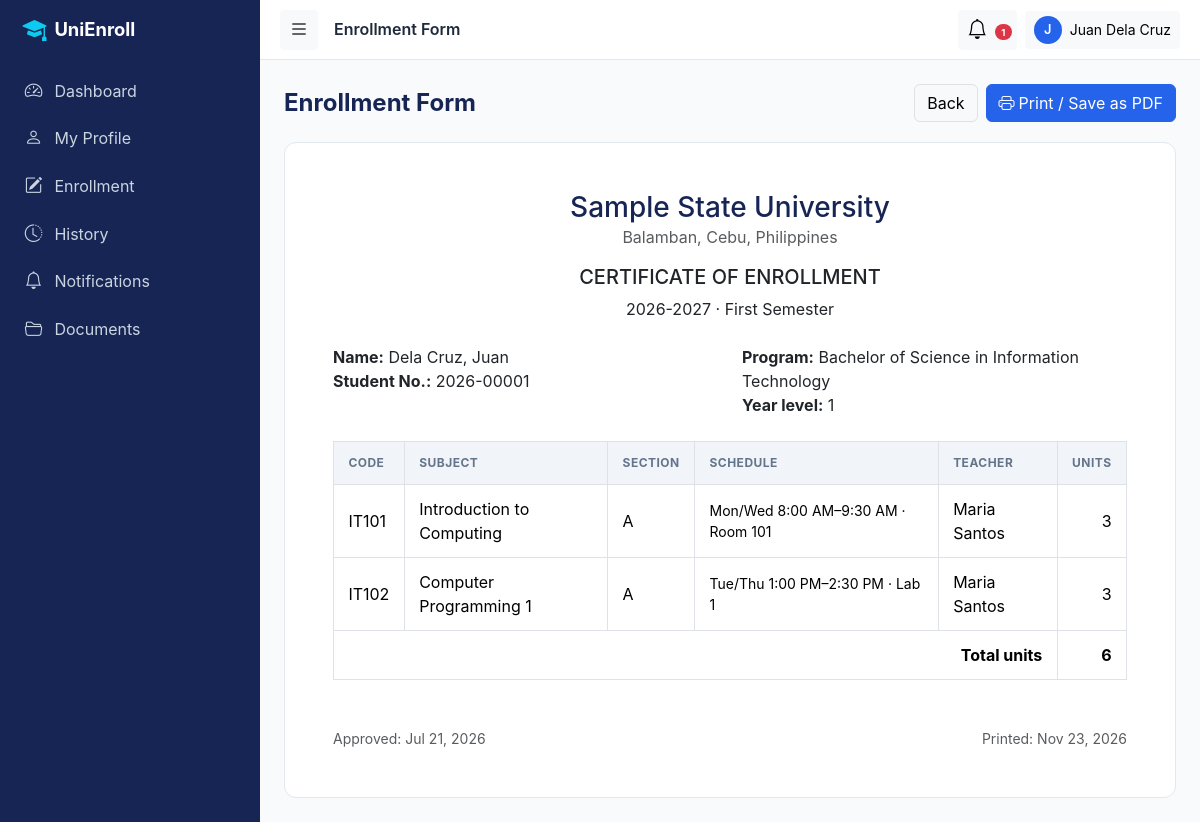
/student/enrollment-form.php?id=1 (signed in), run on the app's committed database.
### tables this page shows
CREATE TABLE enrollments (
  id           INT UNSIGNED AUTO_INCREMENT PRIMARY KEY,
  student_id   INT UNSIGNED NOT NULL,
  semester_id  INT UNSIGNED NOT NULL,
  status       ENUM('draft','pending','approved','rejected','cancelled') NOT NULL DEFAULT 'draft',
  total_units  TINYINT UNSIGNED NOT NULL DEFAULT 0,
  submitted_at DATETIME NULL,
  reviewed_by  INT UNSIGNED NULL,                       
  reviewed_at  DATETIME NULL,
  remarks      TEXT NULL,
  created_at   TIMESTAMP NOT NULL DEFAULT CURRENT_TIMESTAMP,
  updated_at   TIMESTAMP NOT NULL DEFAULT CURRENT_TIMESTAMP ON UPDATE CURRENT_TIMESTAMP,
  UNIQUE KEY uq_enrollments_student_sem (student_id, semester_id),
  KEY idx_enrollments_status (status),
  KEY idx_enrollments_semester (semester_id),
  CONSTRAINT fk_enrollments_student FOREIGN KEY (student_id)
    REFERENCES students(id) ON UPDATE CASCADE ON DELETE CASCADE,
  CONSTRAINT fk_enrollments_semester FOREIGN KEY (semester_id)
    REFERENCES semesters(id) ON UPDATE CASCADE ON DELETE RESTRICT,
  CONSTRAINT fk_enrollments_reviewer FOREIGN KEY (reviewed_by)
    REFERENCES users(id) ON UPDATE CASCADE ON DELETE SET NULL
);

CREATE TABLE academic_years (
  id         INT UNSIGNED AUTO_INCREMENT PRIMARY KEY,
  name       VARCHAR(20) NOT NULL,                     
  start_date DATE NOT NULL,
  end_date   DATE NOT NULL,
  is_active  TINYINT(1) NOT NULL DEFAULT 0,
  created_at TIMESTAMP NOT NULL DEFAULT CURRENT_TIMESTAMP,
  updated_at TIMESTAMP NOT NULL DEFAULT CURRENT_TIMESTAMP ON UPDATE CURRENT_TIMESTAMP,
  UNIQUE KEY uq_academic_years_name (name),
  CONSTRAINT chk_ay_dates CHECK (end_date > start_date)
);

CREATE TABLE semesters (
  id                INT UNSIGNED AUTO_INCREMENT PRIMARY KEY,
  academic_year_id  INT UNSIGNED NOT NULL,
  semester_no       TINYINT UNSIGNED NOT NULL,         
  name              VARCHAR(50) NOT NULL,
  start_date        DATE NOT NULL,
  end_date          DATE NOT NULL,
  enrollment_start  DATE NULL,
  enrollment_end    DATE NULL,
  max_units         TINYINT UNSIGNED NOT NULL DEFAULT 24,
  is_active         TINYINT(1) NOT NULL DEFAULT 0,
  created_at        TIMESTAMP NOT NULL DEFAULT CURRENT_TIMESTAMP,
  updated_at        TIMESTAMP NOT NULL DEFAULT CURRENT_TIMESTAMP ON UPDATE CURRENT_TIMESTAMP,
  UNIQUE KEY uq_semesters_ay_no (academic_year_id, semester_no),
  KEY idx_semesters_active (is_active),
  CONSTRAINT fk_semesters_ay FOREIGN KEY (academic_year_id)
    REFERENCES academic_years(id) ON UPDATE CASCADE ON DELETE CASCADE
);

CREATE TABLE students (
  id              INT UNSIGNED AUTO_INCREMENT PRIMARY KEY,
  user_id         INT UNSIGNED NOT NULL,
  student_no      VARCHAR(20)  NOT NULL,               
  first_name      VARCHAR(60)  NOT NULL,
  middle_name     VARCHAR(60)  NULL,
  last_name       VARCHAR(60)  NOT NULL,
  gender          ENUM('male','female','other') NULL,
  birth_date      DATE NULL,
  phone           VARCHAR(30)  NULL,
  address         VARCHAR(255) NULL,
  program_id      INT UNSIGNED NOT NULL,
  year_level      TINYINT UNSIGNED NOT NULL DEFAULT 1,
  profile_picture VARCHAR(255) NULL,
  status          ENUM('active','inactive','graduated') NOT NULL DEFAULT 'active',
  created_at      TIMESTAMP NOT NULL DEFAULT CURRENT_TIMESTAMP,
  updated_at      TIMESTAMP NOT NULL DEFAULT CURRENT_TIMESTAMP ON UPDATE CURRENT_TIMESTAMP,
  UNIQUE KEY uq_students_user (user_id),
  UNIQUE KEY uq_students_no (student_no),
  KEY idx_students_name (last_name, first_name),
  KEY idx_students_program_year (program_id, year_level),
  CONSTRAINT fk_students_user FOREIGN KEY (user_id)
    REFERENCES users(id) ON UPDATE CASCADE ON DELETE CASCADE,
  CONSTRAINT fk_students_program FOREIGN KEY (program_id)
    REFERENCES programs(id) ON UPDATE CASCADE ON DELETE RESTRICT
);

CREATE TABLE programs (
  id            INT UNSIGNED AUTO_INCREMENT PRIMARY KEY,
  department_id INT UNSIGNED NOT NULL,
  code          VARCHAR(20)  NOT NULL,
  name          VARCHAR(150) NOT NULL,
  duration_years TINYINT UNSIGNED NOT NULL DEFAULT 4,    
  description   TEXT NULL,
  status        ENUM('active','inactive') NOT NULL DEFAULT 'active',
  created_at    TIMESTAMP NOT NULL DEFAULT CURRENT_TIMESTAMP,
  updated_at    TIMESTAMP NOT NULL DEFAULT CURRENT_TIMESTAMP ON UPDATE CURRENT_TIMESTAMP,
  UNIQUE KEY uq_programs_code (code),
  KEY idx_programs_department (department_id),
  CONSTRAINT fk_programs_department FOREIGN KEY (department_id)
    REFERENCES departments(id) ON UPDATE CASCADE ON DELETE RESTRICT
);

CREATE TABLE enrollment_details (
  id            INT UNSIGNED AUTO_INCREMENT PRIMARY KEY,
  enrollment_id INT UNSIGNED NOT NULL,
  subject_id    INT UNSIGNED NOT NULL,
  units         TINYINT UNSIGNED NOT NULL,              
  result        ENUM('enrolled','passed','failed','dropped') NOT NULL DEFAULT 'enrolled',
  grade         DECIMAL(4,2) NULL,
  created_at    TIMESTAMP NOT NULL DEFAULT CURRENT_TIMESTAMP,
  UNIQUE KEY uq_details_enrollment_subject (enrollment_id, subject_id),
  KEY idx_details_subject (subject_id),
  CONSTRAINT fk_details_enrollment FOREIGN KEY (enrollment_id)
    REFERENCES enrollments(id) ON UPDATE CASCADE ON DELETE CASCADE,
  CONSTRAINT fk_details_subject FOREIGN KEY (subject_id)
    REFERENCES subjects(id) ON UPDATE CASCADE ON DELETE RESTRICT
);

CREATE TABLE courses (
  id          INT UNSIGNED AUTO_INCREMENT PRIMARY KEY,
  program_id  INT UNSIGNED NULL,                       
  code        VARCHAR(20)  NOT NULL,
  title       VARCHAR(150) NOT NULL,
  description TEXT NULL,
  units       TINYINT UNSIGNED NOT NULL DEFAULT 3,
  year_level  TINYINT UNSIGNED NULL,
  status      ENUM('available','unavailable') NOT NULL DEFAULT 'available',
  created_at  TIMESTAMP NOT NULL DEFAULT CURRENT_TIMESTAMP,
  updated_at  TIMESTAMP NOT NULL DEFAULT CURRENT_TIMESTAMP ON UPDATE CURRENT_TIMESTAMP,
  UNIQUE KEY uq_courses_code (code),
  KEY idx_courses_program (program_id),
  CONSTRAINT fk_courses_program FOREIGN KEY (program_id)
    REFERENCES programs(id) ON UPDATE CASCADE ON DELETE SET NULL
);

CREATE TABLE subjects (
  id           INT UNSIGNED AUTO_INCREMENT PRIMARY KEY,
  course_id    INT UNSIGNED NOT NULL,
  semester_id  INT UNSIGNED NOT NULL,
  teacher_id   INT UNSIGNED NULL,
  section      VARCHAR(20) NOT NULL DEFAULT 'A',
  max_students SMALLINT UNSIGNED NOT NULL DEFAULT 40,
  status       ENUM('open','closed') NOT NULL DEFAULT 'open',
  created_at   TIMESTAMP NOT NULL DEFAULT CURRENT_TIMESTAMP,
  updated_at   TIMESTAMP NOT NULL DEFAULT CURRENT_TIMESTAMP ON UPDATE CURRENT_TIMESTAMP,
  UNIQUE KEY uq_subjects_offering (course_id, semester_id, section),
  KEY idx_subjects_semester (semester_id),
  KEY idx_subjects_teacher (teacher_id),
  CONSTRAINT fk_subjects_course FOREIGN KEY (course_id)
    REFERENCES courses(id) ON UPDATE CASCADE ON DELETE RESTRICT,
  CONSTRAINT fk_subjects_semester FOREIGN KEY (semester_id)
    REFERENCES semesters(id) ON UPDATE CASCADE ON DELETE RESTRICT,
  CONSTRAINT fk_subjects_teacher FOREIGN KEY (teacher_id)
    REFERENCES teachers(id) ON UPDATE CASCADE ON DELETE SET NULL
);

### config/database.php (called while the page is built, shortened)
<?php
class Database
{
    private static ?PDO $instance = null;
    public static function getConnection(): PDO
    {
        if (self::$instance === null) {
            $dsn = sprintf(
                'mysql:host=%s;port=%d;dbname=%s;charset=%s',
                DB_HOST, DB_PORT, DB_NAME, DB_CHARSET
            );
            $options = [
                PDO::ATTR_ERRMODE            => PDO::ERRMODE_EXCEPTION,
                PDO::ATTR_DEFAULT_FETCH_MODE => PDO::FETCH_ASSOC,
                PDO::ATTR_EMULATE_PREPARES   => false,
            ];
            try {
                self::$instance = new PDO($dsn, DB_USER, DB_PASS, $options);
            } catch (PDOException $e) {
                error_log('DB connection failed: ' . $e->getMessage());
                http_response_code(500);
                if (defined('APP_DEBUG') && APP_DEBUG) {
                    die('Database connection failed: ' . htmlspecialchars($e->getMessage()));
                }
                die('A database error occurred. Please contact the administrator.');
            }
        }
        return self::$instance;
    }
}

### includes/functions.php (called while the page is built, shortened)
<?php
function e($value): string
{
    return htmlspecialchars((string)$value, ENT_QUOTES, 'UTF-8');
}
function format_date(?string $date, string $format = 'M d, Y'): string
{
    return $date ? date($format, strtotime($date)) : '—';
}
function format_time(string $t): string
{
    return date('g:i A', strtotime($t));
}
function schedule_summary(array $rows): array
{
    $groups = [];
    foreach ($rows as $r) {
        $key = $r['start_time'] . '|' . $r['end_time'] . '|' . ($r['room'] ?? '');
        $groups[$key]['days'][] = substr($r['day_of_week'], 0, 3);
        $groups[$key]['r'] = $r;
    }
    $out = [];
    foreach ($groups as $g) {
        $out[] = implode('/', $g['days']) . ' ' . format_time($g['r']['start_time']) . '–' . format_time($g['r']['end_time'])
               . (!empty($g['r']['room']) ? ' · ' . $g['r']['room'] : '');
    }
    return $out;
}
function setting(string $key, string $default = ''): string
{
    static $cache = null;
    if ($cache === null) {
        $cache = [];
        try {
            foreach (Database::getConnection()->query('SELECT setting_key, setting_value FROM system_settings') as $r) {
                $cache[$r['setting_key']] = (string)$r['setting_value'];
            }
        } catch (PDOException $e) {  }
    }
    return $cache[$key] ?? $default;
}

### includes/auth_check.php (called while the page is built, shortened)
<?php
function require_login(): array
{
    $pdo  = Database::getConnection();
    $stmt = $pdo->prepare('SELECT id, username, role, status FROM users WHERE id = ?');
    $stmt->execute([$_SESSION['user_id']]);
    $user = $stmt->fetch();
    $user['name'] = $_SESSION['display_name'] ?? $user['username'];
    return $user;
}
function require_role($roles): array
{
    $roles = (array)$roles;
    $user  = require_login();
        ?>
        <?php
    return $user;
}

### includes/enrollment.php (called while the page is built, shortened)
<?php
function student_by_user(PDO $pdo, int $userId): ?array
{
    $s = $pdo->prepare('SELECT s.*, p.code AS program_code, p.name AS program_name, u.email, u.username
                        FROM students s JOIN programs p ON p.id = s.program_id JOIN users u ON u.id = s.user_id WHERE s.user_id = ?');
    $s->execute([$userId]);
    return $s->fetch() ?: null;
}
function subject_schedule_rows(PDO $pdo, array $subjectIds): array
{
    $subjectIds = array_values(array_unique(array_map('intval', $subjectIds)));
    $ph = implode(',', array_fill(0, count($subjectIds), '?'));
    $s = $pdo->prepare("SELECT * FROM subject_schedules WHERE subject_id IN ($ph)
                        ORDER BY FIELD(day_of_week,'Monday','Tuesday','Wednesday','Thursday','Friday','Saturday','Sunday'), start_time");
    $s->execute($subjectIds);
    $out = [];
    foreach ($s->fetchAll() as $r) $out[$r['subject_id']][] = $r;
    return $out;
}
function enrollment_selected(PDO $pdo, int $enrollmentId): array
{
    $s = $pdo->prepare("SELECT d.id AS detail_id, d.subject_id, d.units, sb.section, c.id AS course_id, c.code, c.title,
                               CONCAT(t.first_name, ' ', t.last_name) AS teacher_name
                        FROM enrollment_details d JOIN subjects sb ON sb.id = d.subject_id JOIN courses c ON c.id = sb.course_id
                        LEFT JOIN teachers t ON t.id = sb.teacher_id WHERE d.enrollment_id = ? ORDER BY c.code");
    $s->execute([$enrollmentId]);
    return $s->fetchAll();
}

### student/enrollment-form.php (the view, shortened to what this page needs)
<?php
require_once __DIR__ . '/../includes/auth_check.php';
require_once __DIR__ . '/../includes/enrollment.php';
$user = require_role('student');
$pdo  = Database::getConnection();
$me   = student_by_user($pdo, (int)$user['id']);
$q = $pdo->prepare("SELECT e.*, sem.name AS sem_name, ay.name AS ay_name FROM enrollments e JOIN semesters sem ON sem.id = e.semester_id
                    JOIN academic_years ay ON ay.id = sem.academic_year_id WHERE e.id = ? AND e.student_id = ? AND e.status = 'approved'");
$q->execute([(int)($_GET['id'] ?? 0), $me['id']]);
$en = $q->fetch();
$rows = enrollment_selected($pdo, (int)$en['id']);
$sched = subject_schedule_rows($pdo, array_column($rows, 'subject_id'));
require_once __DIR__ . '/../includes/header.php';
?>
<div class="page-header no-print"><h4>Enrollment Form</h4>
  <div class="d-flex gap-2"><a href="enrollment-history.php" class="btn btn-light border">Back</a>
    <button class="btn btn-primary" onclick="window.print()"><i class="bi bi-printer me-1"></i>Print / Save as PDF</button></div></div>
<div class="card"><div class="card-body p-4 p-md-5">
  <div class="text-center mb-4"><h3 class="text-navy mb-0"><?= e(setting('university_name', APP_NAME)) ?></h3>
    <div class="text-muted"><?= e(setting('university_address')) ?></div><h5 class="mt-3 text-uppercase">Certificate of Enrollment</h5>
    <div><?= e($en['ay_name'] . ' · ' . $en['sem_name']) ?></div></div>
  <div class="row mb-4"><div class="col-sm-6"><div><strong>Name:</strong> <?= e($me['last_name'] . ', ' . $me['first_name'] . ' ' . $me['middle_name']) ?></div>
      <div><strong>Student No.:</strong> <?= e($me['student_no']) ?></div></div>
    <div class="col-sm-6"><div><strong>Program:</strong> <?= e($me['program_name']) ?></div><div><strong>Year level:</strong> <?= (int)$me['year_level'] ?></div></div></div>
  <table class="table table-bordered"><thead><tr><th>Code</th><th>Subject</th><th>Section</th><th>Schedule</th><th>Teacher</th><th class="text-end">Units</th></tr></thead><tbody>
  <?php foreach ($rows as $r): $sum = schedule_summary($sched[$r['subject_id']] ?? []); ?>
    <tr><td><?= e($r['code']) ?></td><td><?= e($r['title']) ?></td><td><?= e($r['section']) ?></td><td class="small"><?= $sum ? implode('<br>', array_map('e', $sum)) : 'TBA' ?></td>
      <td><?= e($r['teacher_name'] ?? 'TBA') ?></td><td class="text-end"><?= (int)$r['units'] ?></td></tr><?php endforeach; ?>
  <tr><td colspan="5" class="text-end fw-bold">Total units</td><td class="text-end fw-bold"><?= (int)$en['total_units'] ?></td></tr></tbody></table>
  <div class="d-flex justify-content-between mt-5 small text-muted"><div>Approved: <?= $en['reviewed_at'] ? e(format_date($en['reviewed_at'], 'M d, Y')) : '' ?></div><div>Printed: <?= e(date('M d, Y')) ?></div></div>
</div></div>
<?php require_once __DIR__ . '/../includes/footer.php'; ?>

### assets/css/style.css (style rules this page uses)
:root { --navy: #172554; --royal: #2563EB; --cyan: #06B6D4; --bg: #F8FAFC; --card: #FFFFFF; --text: #1E293B; --muted: #64748B; --border: #E2E8F0; --success:#16A34A; --warning:#F59E0B; --danger: #DC2626; --radius: 12px; --sidebar-w: 260px; --transition: .2s ease; }
body { font-family: 'Inter', system-ui, -apple-system, 'Segoe UI', Roboto, sans-serif; background: var(--bg); color: var(--text); }
.text-navy { color: var(--navy) !important; }
.card { border: 1px solid var(--border); border-radius: var(--radius); }
.btn-primary { background: var(--royal); border-color: var(--royal); }
.btn, .form-control, .form-select { transition: var(--transition); }
.table > :not(caption) > * > * { padding: .75rem .9rem; vertical-align: middle; }
.table thead th { font-size: .75rem; text-transform: uppercase; letter-spacing: .04em; color: var(--muted); background: #f1f5f9; border-bottom: 0; }
.page-header { display: flex; flex-wrap: wrap; gap: .75rem; align-items: center; justify-content: space-between; margin-bottom: 1.25rem; }
.page-header h4 { margin: 0; color: var(--navy); font-weight: 700; }

### data on the page
enrollments: academic_years.name "2026-2027 · First Semester", total_units "6", reviewed_at "Jul 21, 2026"
students: last_name+first_name+middle_name "Dela Cruz, Juan", student_no "2026-00001", program.name "Bachelor of Science in Information Technology", year_level "1"
enrollment_details: courses.code "IT101", courses.title "Introduction to Computing", subject.section "A", sum "Mon/Wed 8:00 AM–9:30 AM · Room 101", teacher_name "Maria Santos", units "3"
enrollment_details: courses.code "IT102", courses.title "Computer Programming 1", subject.section "A", sum "Tue/Thu 1:00 PM–2:30 PM · Lab 1", teacher_name "Maria Santos", units "3"

### other printed values
$label "Dashboard"
$label "My Profile"
$label "Enrollment"
$label "History"
$label "Notifications"
$label "Documents"
$pageTitle "Enrollment Form"
$_unread "1"
mb_substr($user['name'], 0, 1) "J"
$user['name'] "Juan Dela Cruz"
setting('university_name', APP_NAME) "Sample State University"
setting('university_address') "Balamban, Cebu, Philippines"
